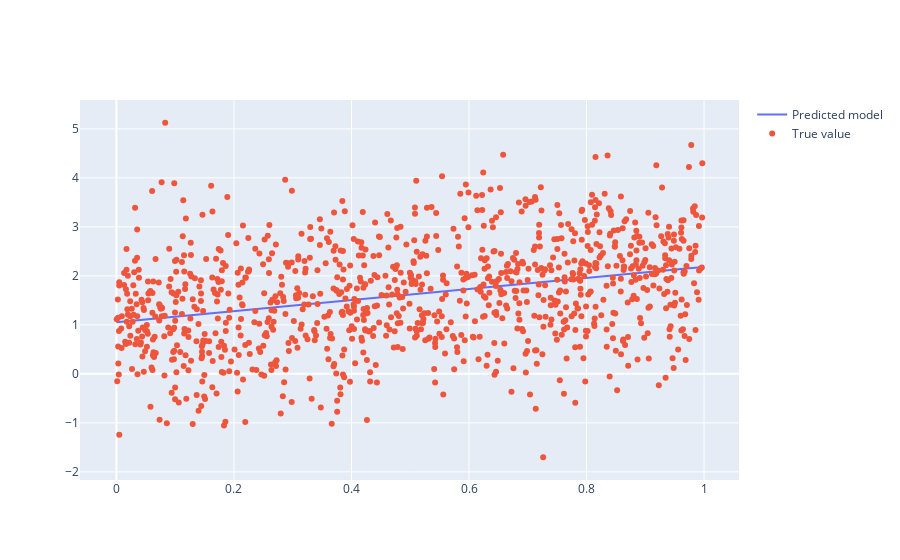

Notebook code cell kept with this figure:
### Code cell
fig = go.Figure()
fig.add_trace(go.Scatter(x=lin_space.reshape(lin_space.shape[0]), y=calc_pred(w_pred, b_pred, lin_space), mode="lines", name="Predicted model"))
fig.add_trace(go.Scatter(x=x.reshape(x.shape[0]), y=y, mode="markers", name="True value"))
fig.show()
